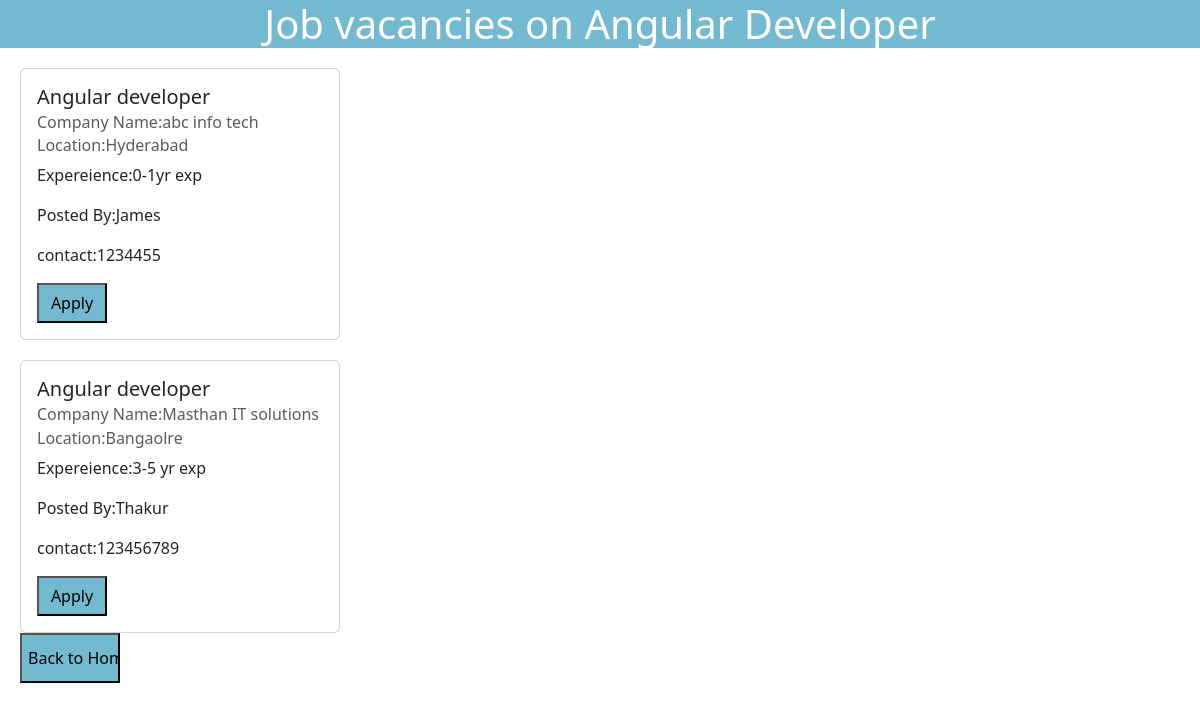
The page /angular_developer/ on the database its author committed.
### JobHUB/models.py (models this page shows, shortened)
class jobcreate(models.Model):
    company=models.CharField(max_length=30,default="abc info tech",null=True, blank=True)
    experience =models.CharField(max_length=30,default="0-1yr exp")
    location=models.CharField(max_length=20,default="Hyderabad")
    username=models.CharField(max_length=20,default="James", null=True, blank=True)
    mobile=models.CharField(max_length=10,default=calculate_default_mobile)
    job_role= models.CharField(max_length=30,default="React developer", null=True, blank=True)

### JobHUB/views.py (the view)
# urls.py: path('angular_developer/',views.angular_developer,name="angular_developer"),
def angular_developer(request):
    Angular=jobcreate.objects.filter(job_role='Angular developer')
    context={
      'Angular':Angular,
       }
    template=loader.get_template('angular_developer.html')
    return HttpResponse(template.render(context,request))

### JobHUB/templates/angular_developer.html (shortened to what this page needs)
<!DOCTYPE html>
<html lang="en">
<head>
    <link href="https://cdn.jsdelivr.net/npm/bootstrap@5.3.0/dist/css/bootstrap.min.css" rel="stylesheet">
</head>
<body>
    <h1 style=" background-color: rgba(115, 185, 208, 1);text-align:center;color:white">Job vacancies on Angular Developer</h1>
    {% for x in Angular%}
    <div class="card" style="width:20rem;margin-left:20px;margin-top:20px">
        <div class="card-body">
          <h5 class="card-title">{{x.job_role}}</h5>
          <h6 class="card-subtitle mb-2 text-body-secondary">Company Name:{{x.company}}</h6>
          <h6 class="card-subtitle mb-2 text-body-secondary">Location:{{x.location}}</h6>
          <p class="card-text">Expereience:{{x.experience}}</p>
          <p class="card-text">Posted By:{{x.username}}</p>
          <p>contact:{{x.mobile}}</p>
          <a href="{% url 'success'%}" id="unique-link"> <input type="submit" value="Apply" style=" background-color: rgba(115, 185, 208, 1);height:40px;width:70px" id="unique-button"></a>
        </div>
      </div>
      {% endfor %}
      <a href="{% url 'home'%}"style="margin-left:20px"><input type='submit' value="Back to Home"style="background-color: rgba(115, 185, 208, 1); ; width:100px; height:50px;"></a>
</body>
</html>

### rows shown on the page
jobcreate: job_role "Angular developer", company "abc info tech", location "Hyderabad", experience "0-1yr exp", username "James", mobile "1234455"
jobcreate: job_role "Angular developer", company "Masthan IT solutions", location "Bangaolre", experience "3-5 yr exp", username "Thakur", mobile "123456789"
